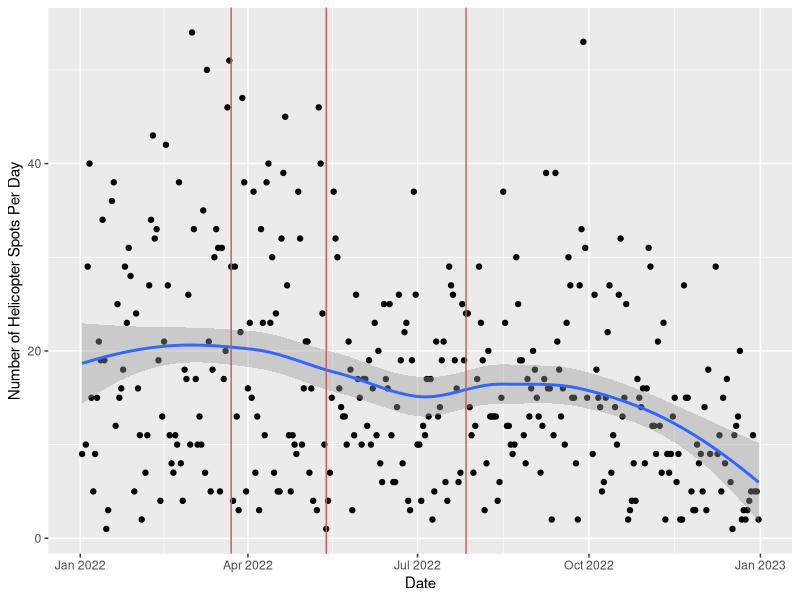
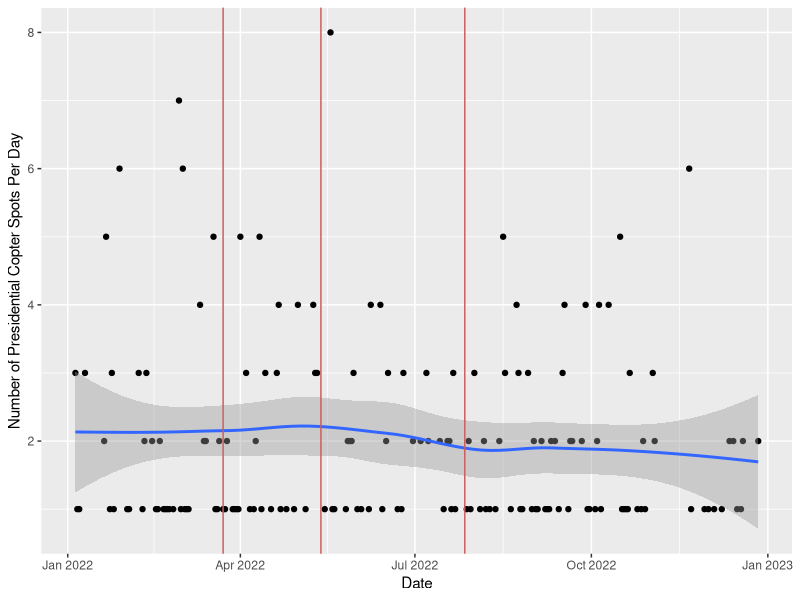
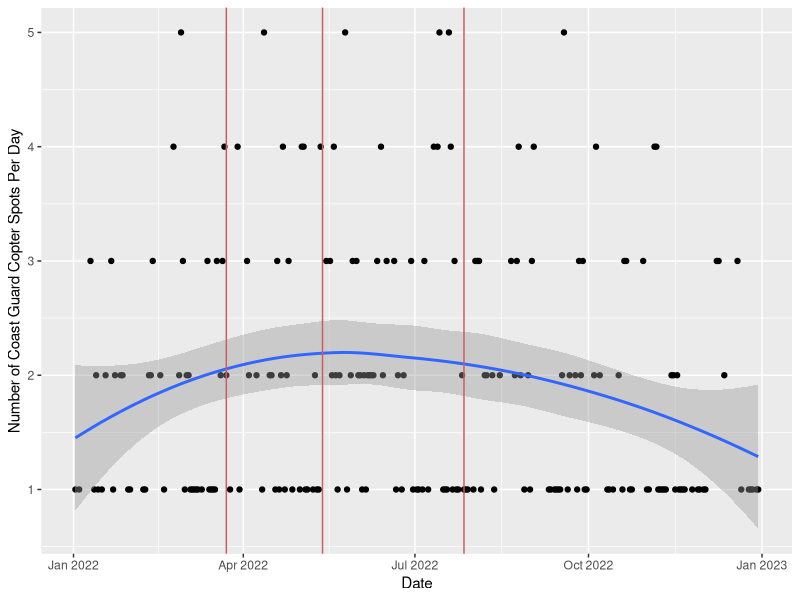
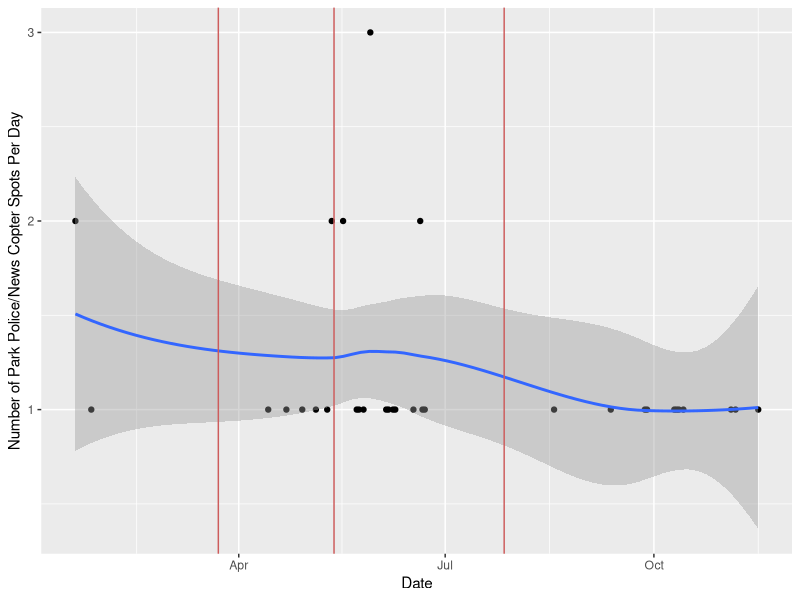
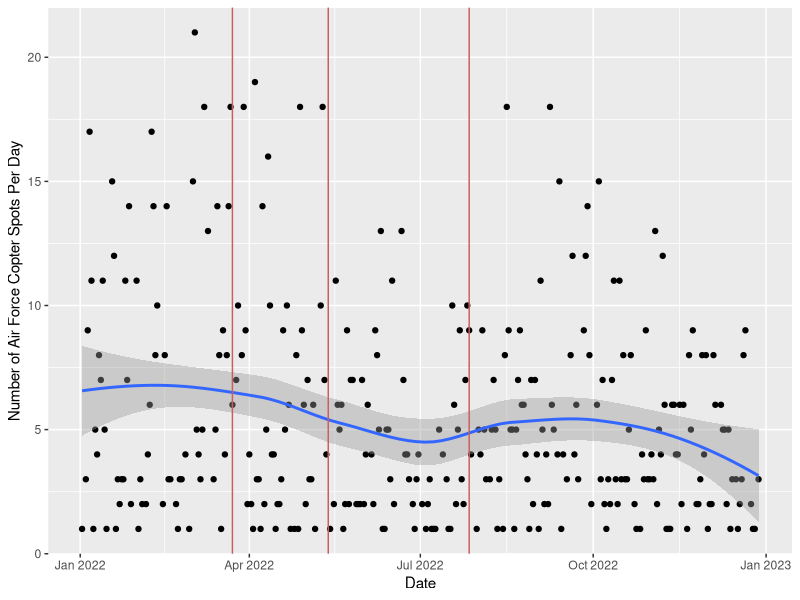

Recreate these plots in R, in order.
## ---- chunk 1
library(tidyverse)
library(lubridate)
copterspotter <- read.csv("copterspotter 2 - tidyer - copterspotter.csv")
copterspotter$Date <- ymd(copterspotter$Date)
copterspotter_clean <- copterspotter |>
  filter(Lon <= -70) |>
  filter(Lat <= 39)
## ---- chunk 2
copterspotter_clean |>
  filter(Lat == "38.88973846") |>
  count() |>
  knitr::kable()
## ---- chunk 3
copterspotter_clean_compiled <- copterspotter_clean|>
  count(Date)

copterspotter_clean_compiled |>
  ggplot(aes(x = Date, y = n)) +
  geom_point() +
  geom_smooth() +
  ylab("Number of Helicopter Spots Per Day") +
  geom_vline(aes(xintercept = as.numeric(as.Date("2022-03-23"))), color = "indianred") +
  geom_vline(aes(xintercept = as.numeric(as.Date("2022-05-13"))), color = "indianred") +
  geom_vline(aes(xintercept = as.numeric(as.Date("2022-07-27"))), color = "indianred")

## ---- chunk 4
copterspotter_VH3D <- copterspotter_clean |>
  filter(Type == "VH3D")

copterspotter_VH3D_vis <- copterspotter_VH3D |>
  count(Date)

copterspotter_VH3D_vis |>
  ggplot(aes(x = Date, y = n)) +
  geom_point() +
  geom_smooth() +
  ylab("Number of Presidential Copter Spots Per Day") +
  geom_vline(aes(xintercept = as.numeric(as.Date("2022-03-23"))), color = "indianred") +
  geom_vline(aes(xintercept = as.numeric(as.Date("2022-05-13"))), color = "indianred") +
  geom_vline(aes(xintercept = as.numeric(as.Date("2022-07-27"))), color = "indianred") 
## ---- chunk 5
copterspotter_MH65 <- copterspotter_clean |>
  filter(Type == "MH65")

copterspotter_MH65_vis <- copterspotter_MH65 |>
  count(Date)

copterspotter_MH65_vis |>
  ggplot(aes(x = Date, y = n)) +
  geom_point() +
  geom_smooth() +
  ylab("Number of Coast Guard Copter Spots Per Day") +
  geom_vline(aes(xintercept = as.numeric(as.Date("2022-03-23"))), color = "indianred") +
  geom_vline(aes(xintercept = as.numeric(as.Date("2022-05-13"))), color = "indianred") +
  geom_vline(aes(xintercept = as.numeric(as.Date("2022-07-27"))), color = "indianred") 
## ---- chunk 6
copterspotter_B06 <- copterspotter_clean |>
  filter(Type == "B06")

copterspotter_B06_vis <- copterspotter_B06 |>
  count(Date)

copterspotter_B06_vis |>
  ggplot(aes(x = Date, y = n)) +
  geom_point() +
  geom_smooth() +
  ylab("Number of Park Police/News Copter Spots Per Day") +
  geom_vline(aes(xintercept = as.numeric(as.Date("2022-03-23"))), color = "indianred") +
  geom_vline(aes(xintercept = as.numeric(as.Date("2022-05-13"))), color = "indianred") +
  geom_vline(aes(xintercept = as.numeric(as.Date("2022-07-27"))), color = "indianred") 
## ---- chunk 7
copterspotter_UH1N <- copterspotter_clean |>
  filter(Type == "UH1N")

copterspotter_UH1N_vis <- copterspotter_UH1N |>
  count(Date)

copterspotter_UH1N_vis |>
  ggplot(aes(x = Date, y = n)) +
  geom_point() +
  geom_smooth() +
  ylab("Number of Air Force Copter Spots Per Day") +
  geom_vline(aes(xintercept = as.numeric(as.Date("2022-03-23"))), color = "indianred") +
  geom_vline(aes(xintercept = as.numeric(as.Date("2022-05-13"))), color = "indianred") +
  geom_vline(aes(xintercept = as.numeric(as.Date("2022-07-27"))), color = "indianred") 
